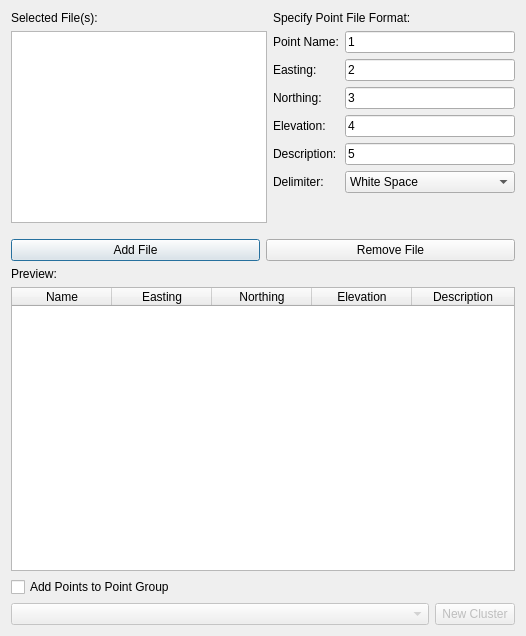
<?xml version="1.0" encoding="UTF-8"?>
<ui version="4.0">
 <class>Dialog</class>
 <widget class="QDialog" name="Dialog">
  <property name="geometry">
   <rect>
    <x>0</x>
    <y>0</y>
    <width>526</width>
    <height>636</height>
   </rect>
  </property>
  <property name="windowTitle">
   <string>Dialog</string>
  </property>
  <layout class="QHBoxLayout" name="horizontalLayout_2">
   <item>
    <layout class="QHBoxLayout" name="horizontalLayout">
     <item>
      <layout class="QVBoxLayout" name="verticalLayout_2">
       <item>
        <layout class="QHBoxLayout" name="horizontalLayout_5">
         <item>
          <layout class="QVBoxLayout" name="verticalLayout">
           <item>
            <widget class="QLabel" name="SelectedFilesL">
             <property name="text">
              <string>Selected File(s):</string>
             </property>
            </widget>
           </item>
           <item>
            <widget class="QListWidget" name="SelectedFilesLW">
             <property name="sizePolicy">
              <sizepolicy hsizetype="Expanding" vsizetype="Fixed">
               <horstretch>0</horstretch>
               <verstretch>0</verstretch>
              </sizepolicy>
             </property>
             <property name="minimumSize">
              <size>
               <width>0</width>
               <height>100</height>
              </size>
             </property>
             <property name="sizeAdjustPolicy">
              <enum>QAbstractScrollArea::AdjustIgnored</enum>
             </property>
             <property name="alternatingRowColors">
              <bool>true</bool>
             </property>
            </widget>
           </item>
          </layout>
         </item>
         <item>
          <layout class="QVBoxLayout" name="verticalLayout_3">
           <property name="topMargin">
            <number>0</number>
           </property>
           <item>
            <widget class="QLabel" name="PFFL">
             <property name="sizePolicy">
              <sizepolicy hsizetype="Preferred" vsizetype="Maximum">
               <horstretch>0</horstretch>
               <verstretch>0</verstretch>
              </sizepolicy>
             </property>
             <property name="text">
              <string>Specify Point File Format:</string>
             </property>
            </widget>
           </item>
           <item>
            <layout class="QFormLayout" name="formLayout_2">
             <property name="topMargin">
              <number>0</number>
             </property>
             <item row="0" column="0">
              <widget class="QLabel" name="PointNameL">
               <property name="text">
                <string>Point Name:</string>
               </property>
              </widget>
             </item>
             <item row="0" column="1">
              <widget class="QLineEdit" name="PointNameLE">
               <property name="text">
                <string>1</string>
               </property>
              </widget>
             </item>
             <item row="1" column="0">
              <widget class="QLabel" name="EastingL">
               <property name="text">
                <string>Easting:</string>
               </property>
              </widget>
             </item>
             <item row="1" column="1">
              <widget class="QLineEdit" name="EastingLE">
               <property name="text">
                <string>2</string>
               </property>
              </widget>
             </item>
             <item row="2" column="0">
              <widget class="QLabel" name="NorthingL">
               <property name="text">
                <string>Northing:</string>
               </property>
              </widget>
             </item>
             <item row="2" column="1">
              <widget class="QLineEdit" name="NorthingLE">
               <property name="text">
                <string>3</string>
               </property>
              </widget>
             </item>
             <item row="3" column="0">
              <widget class="QLabel" name="ElevationL">
               <property name="text">
                <string>Elevation:</string>
               </property>
              </widget>
             </item>
             <item row="3" column="1">
              <widget class="QLineEdit" name="ElevationLE">
               <property name="text">
                <string>4</string>
               </property>
              </widget>
             </item>
             <item row="4" column="0">
              <widget class="QLabel" name="DescriptionL">
               <property name="text">
                <string>Description:</string>
               </property>
              </widget>
             </item>
             <item row="4" column="1">
              <widget class="QLineEdit" name="DescriptionLE">
               <property name="text">
                <string>5</string>
               </property>
              </widget>
             </item>
             <item row="5" column="0">
              <widget class="QLabel" name="DelimiterL">
               <property name="text">
                <string>Delimiter:</string>
               </property>
              </widget>
             </item>
             <item row="5" column="1">
              <widget class="QComboBox" name="DelimiterCB">
               <item>
                <property name="text">
                 <string>White Space</string>
                </property>
               </item>
               <item>
                <property name="text">
                 <string>Comma</string>
                </property>
               </item>
               <item>
                <property name="text">
                 <string>Tab</string>
                </property>
               </item>
              </widget>
             </item>
            </layout>
           </item>
          </layout>
         </item>
        </layout>
       </item>
       <item>
        <layout class="QHBoxLayout" name="horizontalLayout_3">
         <property name="topMargin">
          <number>10</number>
         </property>
         <item>
          <widget class="QPushButton" name="AddB">
           <property name="text">
            <string>Add File</string>
           </property>
          </widget>
         </item>
         <item>
          <widget class="QPushButton" name="RemoveB">
           <property name="text">
            <string>Remove File</string>
           </property>
          </widget>
         </item>
        </layout>
       </item>
       <item>
        <widget class="QLabel" name="PreviewL">
         <property name="text">
          <string>Preview:</string>
         </property>
        </widget>
       </item>
       <item>
        <widget class="QTableWidget" name="PreviewTW">
         <property name="sizeAdjustPolicy">
          <enum>QAbstractScrollArea::AdjustToContents</enum>
         </property>
         <property name="editTriggers">
          <set>QAbstractItemView::NoEditTriggers</set>
         </property>
         <property name="selectionBehavior">
          <enum>QAbstractItemView::SelectRows</enum>
         </property>
         <property name="columnCount">
          <number>5</number>
         </property>
         <attribute name="horizontalHeaderStretchLastSection">
          <bool>true</bool>
         </attribute>
         <column>
          <property name="text">
           <string>Name</string>
          </property>
         </column>
         <column>
          <property name="text">
           <string>Easting</string>
          </property>
         </column>
         <column>
          <property name="text">
           <string>Northing</string>
          </property>
         </column>
         <column>
          <property name="text">
           <string>Elevation</string>
          </property>
         </column>
         <column>
          <property name="text">
           <string>Description</string>
          </property>
         </column>
        </widget>
       </item>
       <item>
        <widget class="QCheckBox" name="PointGroupChB">
         <property name="text">
          <string>Add Points to Point Group</string>
         </property>
        </widget>
       </item>
       <item>
        <layout class="QHBoxLayout" name="horizontalLayout_4">
         <item>
          <widget class="QComboBox" name="SubGroupListCB">
           <property name="enabled">
            <bool>false</bool>
           </property>
           <property name="sizePolicy">
            <sizepolicy hsizetype="Expanding" vsizetype="Fixed">
             <horstretch>0</horstretch>
             <verstretch>0</verstretch>
            </sizepolicy>
           </property>
          </widget>
         </item>
         <item>
          <widget class="QPushButton" name="CreateGroupB">
           <property name="enabled">
            <bool>false</bool>
           </property>
           <property name="sizePolicy">
            <sizepolicy hsizetype="Minimum" vsizetype="Fixed">
             <horstretch>0</horstretch>
             <verstretch>0</verstretch>
            </sizepolicy>
           </property>
           <property name="text">
            <string>New Cluster</string>
           </property>
          </widget>
         </item>
        </layout>
       </item>
       <item>
        <layout class="QHBoxLayout" name="horizontalLayout_6">
         <property name="topMargin">
          <number>0</number>
         </property>
        </layout>
       </item>
      </layout>
     </item>
    </layout>
   </item>
  </layout>
 </widget>
 <resources/>
 <connections/>
</ui>
